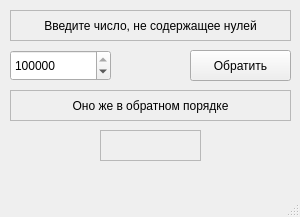
<?xml version="1.0" encoding="UTF-8"?>
<ui version="4.0">
 <class>MainWindow</class>
 <widget class="QMainWindow" name="MainWindow">
  <property name="geometry">
   <rect>
    <x>0</x>
    <y>0</y>
    <width>300</width>
    <height>217</height>
   </rect>
  </property>
  <property name="windowTitle">
   <string>MainWindow</string>
  </property>
  <widget class="QWidget" name="centralwidget">
   <widget class="QLabel" name="label">
    <property name="geometry">
     <rect>
      <x>10</x>
      <y>10</y>
      <width>281</width>
      <height>31</height>
     </rect>
    </property>
    <property name="frameShape">
     <enum>QFrame::StyledPanel</enum>
    </property>
    <property name="text">
     <string>Введите число, не содержащее нулей</string>
    </property>
    <property name="alignment">
     <set>Qt::AlignCenter</set>
    </property>
   </widget>
   <widget class="QLabel" name="label_2">
    <property name="geometry">
     <rect>
      <x>10</x>
      <y>90</y>
      <width>281</width>
      <height>31</height>
     </rect>
    </property>
    <property name="frameShape">
     <enum>QFrame::StyledPanel</enum>
    </property>
    <property name="text">
     <string>Оно же в обратном порядке</string>
    </property>
    <property name="alignment">
     <set>Qt::AlignCenter</set>
    </property>
   </widget>
   <widget class="QLabel" name="Output">
    <property name="geometry">
     <rect>
      <x>100</x>
      <y>130</y>
      <width>101</width>
      <height>31</height>
     </rect>
    </property>
    <property name="frameShape">
     <enum>QFrame::StyledPanel</enum>
    </property>
    <property name="text">
     <string/>
    </property>
    <property name="alignment">
     <set>Qt::AlignCenter</set>
    </property>
   </widget>
   <widget class="QSpinBox" name="Input">
    <property name="geometry">
     <rect>
      <x>10</x>
      <y>50</y>
      <width>101</width>
      <height>31</height>
     </rect>
    </property>
    <property name="maximum">
     <number>999999999</number>
    </property>
    <property name="value">
     <number>999999999</number>
    </property>
   </widget>
   <widget class="QPushButton" name="pushButton">
    <property name="geometry">
     <rect>
      <x>190</x>
      <y>50</y>
      <width>101</width>
      <height>31</height>
     </rect>
    </property>
    <property name="text">
     <string>Обратить</string>
    </property>
   </widget>
  </widget>
  <widget class="QMenuBar" name="menubar">
   <property name="geometry">
    <rect>
     <x>0</x>
     <y>0</y>
     <width>300</width>
     <height>22</height>
    </rect>
   </property>
  </widget>
  <widget class="QStatusBar" name="statusbar"/>
 </widget>
 <resources/>
 <connections/>
</ui>
